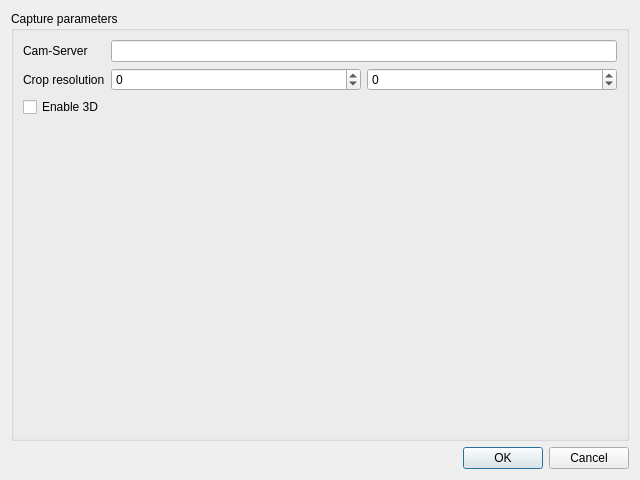
<?xml version="1.0" encoding="UTF-8"?>
<ui version="4.0">
 <class>SettingsDialog</class>
 <widget class="QDialog" name="SettingsDialog">
  <property name="geometry">
   <rect>
    <x>0</x>
    <y>0</y>
    <width>640</width>
    <height>480</height>
   </rect>
  </property>
  <property name="windowTitle">
   <string>Dialog</string>
  </property>
  <layout class="QVBoxLayout" name="verticalLayout">
   <item>
    <widget class="QGroupBox" name="groupBox">
     <property name="title">
      <string>Capture parameters</string>
     </property>
     <layout class="QFormLayout" name="formLayout">
      <item row="0" column="0">
       <widget class="QLabel" name="label_3">
        <property name="text">
         <string>Cam-Server</string>
        </property>
       </widget>
      </item>
      <item row="0" column="1">
       <widget class="QLineEdit" name="camAddressInput"/>
      </item>
      <item row="2" column="0">
       <widget class="QLabel" name="label_2">
        <property name="toolTip">
         <string>&lt;html&gt;&lt;head/&gt;&lt;body&gt;&lt;p&gt;Allows you to crop the input image to a smaller one, to avoid unsufficient memory issues.&lt;/p&gt;&lt;p&gt;A value of &lt;span style=&quot; font-style:italic;&quot;&gt;-1&lt;/span&gt; means no cropping in that direction, any other positive value signifies the new width/height of the processed image.&lt;/p&gt;&lt;/body&gt;&lt;/html&gt;</string>
        </property>
        <property name="toolTipDuration">
         <number>2</number>
        </property>
        <property name="text">
         <string>Crop resolution</string>
        </property>
       </widget>
      </item>
      <item row="2" column="1">
       <layout class="QHBoxLayout" name="horizontalLayout">
        <item>
         <widget class="QSpinBox" name="cropResolutionX">
          <property name="minimum">
           <number>-1</number>
          </property>
          <property name="maximum">
           <number>16000</number>
          </property>
         </widget>
        </item>
        <item>
         <widget class="QSpinBox" name="cropResolutionY">
          <property name="minimum">
           <number>-1</number>
          </property>
          <property name="maximum">
           <number>16000</number>
          </property>
         </widget>
        </item>
       </layout>
      </item>
      <item row="3" column="0">
       <widget class="QCheckBox" name="checkboxThreeD">
        <property name="text">
         <string>Enable 3D</string>
        </property>
       </widget>
      </item>
     </layout>
    </widget>
   </item>
   <item>
    <widget class="QDialogButtonBox" name="buttonBox">
     <property name="orientation">
      <enum>Qt::Horizontal</enum>
     </property>
     <property name="standardButtons">
      <set>QDialogButtonBox::Cancel|QDialogButtonBox::Ok</set>
     </property>
    </widget>
   </item>
  </layout>
 </widget>
 <resources/>
 <connections>
  <connection>
   <sender>buttonBox</sender>
   <signal>accepted()</signal>
   <receiver>SettingsDialog</receiver>
   <slot>accept()</slot>
   <hints>
    <hint type="sourcelabel">
     <x>248</x>
     <y>254</y>
    </hint>
    <hint type="destinationlabel">
     <x>157</x>
     <y>274</y>
    </hint>
   </hints>
  </connection>
  <connection>
   <sender>buttonBox</sender>
   <signal>rejected()</signal>
   <receiver>SettingsDialog</receiver>
   <slot>reject()</slot>
   <hints>
    <hint type="sourcelabel">
     <x>316</x>
     <y>260</y>
    </hint>
    <hint type="destinationlabel">
     <x>286</x>
     <y>274</y>
    </hint>
   </hints>
  </connection>
 </connections>
</ui>
